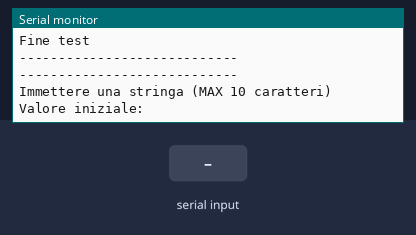
Recording of a sketch running on a simulated Arduino Uno, built with avr-gcc and run on an emulated ATmega328P. Shown: the last lines printed to the serial monitor. Inputs (shaded band) come from the test bench.

Above: at 3.9 s.
4.0 s: "90,45\n" received over Serial
At 5.2 s:
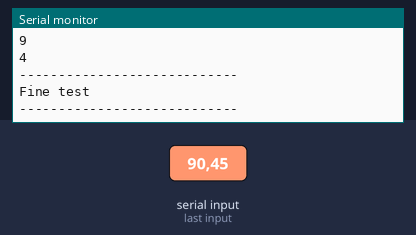
5.8 s: "5\n" received over Serial
At 7.6 s:
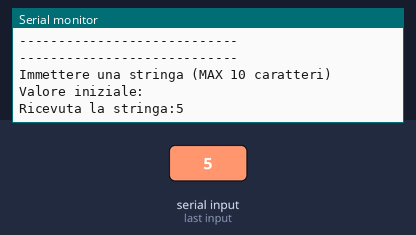
Timing chart, 0 to 9.1 s (numbered marks = the images above; inputs shaded):
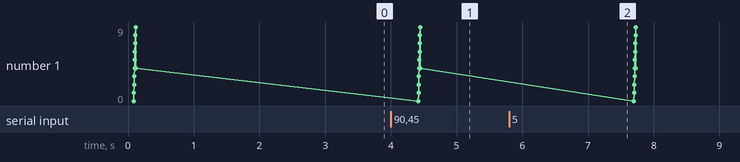

The sketch:

language_features.ino
```cpp
/**
  Test features linguaggio Wiring per Arduino
*/

const char sep[]="----------------------------";

void setup()
{
  Serial.begin(9600);
}

/**
  Testa l'output sulla porta seriale
*/
void testPrint()
{

  Serial.println(sep);
  Serial.println("Test language features");
  Serial.println(sep);


  for (int i=0;i<10;i++) {

    Serial.println(i);

  }

  int a=9;

  Serial.println(a/2);

  Serial.println(sep);
  Serial.println("Fine test");
  Serial.println(sep);

}

/**
 Legge caratteri dalla porta seriale
*/
void testSerialInput()
{
  int data=0x0;

  Serial.println("Inserire dei dati, q per terminare");

  while (data!=113)
  {
    if (Serial.available())
    {
      data=Serial.read();
      Serial.print("ricevuto :");
      char ch=data;
      Serial.print(ch);
      Serial.print(" (");
      Serial.print(data);
      Serial.print(")");

      Serial.println(ch);

    }

  }

  Serial.println("Test input terminato!");

}

/**
  Acquisizione di un numero
*/
void testSerialInput2()
{
  Serial.println(sep);
  Serial.println("Test input 2:immettere un numero.");
  Serial.println(sep);

  int a=0;

  do {

    a=Serial.parseInt();

  } while(!a);

  Serial.print("Ricevuto ");
  Serial.println(a);

}

/**
  Acquisizione di una stringa
*/
void testReadString()
{

  const int MAXLEN=10;

  Serial.println(sep);
  Serial.print("Immettere una stringa (MAX ");
  Serial.print(MAXLEN);
  Serial.println(" caratteri)");

  char a[MAXLEN];

  for (int i=0;i<MAXLEN;i++)
  {
    a[i]=0x0;
  }

  a[MAXLEN-1]=0x0;

  Serial.println("Valore iniziale:");
  Serial.println(a);

  int cnt=0;

  while (!Serial.available())
  {
  }

  while (Serial.available() && cnt<MAXLEN-1)
  {
    a[cnt++]=Serial.read();
    delay(50); //attende un po' perché dopo il primo byte risulta available()=false

  }

  Serial.print("Ricevuta la stringa:");
  Serial.println(a);


};

void loop()
{
    testPrint();

    delay(3000);

    testReadString();
}
```

Measured:
- after the input at 4.0 s, the serial monitor: prints a new line after 0.30 s (image 1)
- after the input at 5.8 s, the serial monitor: prints a new line after 1.8 s (image 2)
